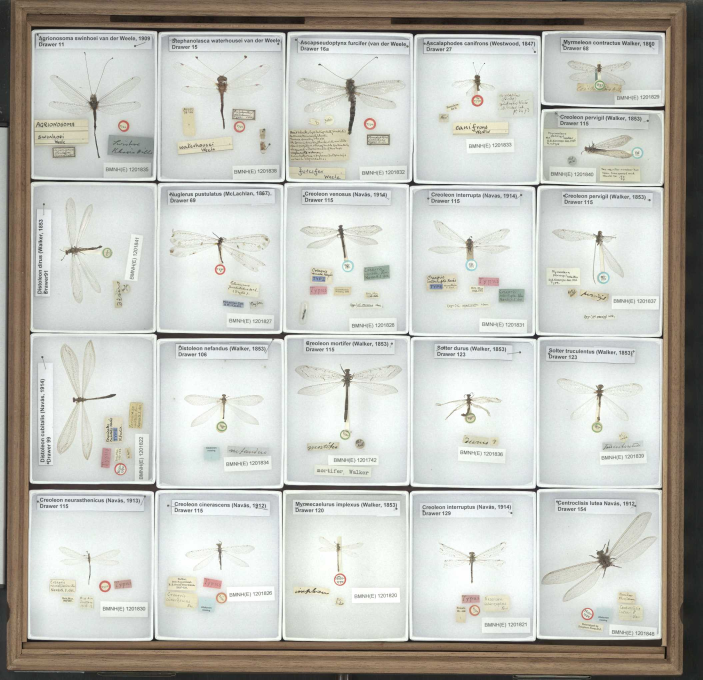
#> input picture images/Drawer 2.jpg, 2108 x 2039 px (shown at 1/3 size)
$ python -i Segmentation.py   (imports and definitions only)
#> lines starting #> are read from the running program, lines starting #| are printed output that depends on the picture
# Class to process specemin template and specemin selection to determine
# best location for bounding boxes
#
# Technology for Nature. British Natural History Museum insect specimen
# segmentation project.
#
# Copyright (C) 2014    Syed Zahir Bokhari, Prof. Michael Terry
#
# This program is free software; you can redistribute it and/or modify
# it under the terms of the GNU General Public License as published by
# the Free Software Foundation; either version 3 of the License, or
# (at your option) any later version.
# This program is distributed in the hope that it will be useful,
# but WITHOUT ANY WARRANTY; without even the implied warranty of
# MERCHANTABILITY or FITNESS FOR A PARTICULAR PURPOSE.  See the
# GNU General Public License for more details.
# You should have received a copy of the GNU General Public License
# along with this program; if not, write to the Free Software Foundation,
# Inc., 51 Franklin Street, Fifth Floor, Boston, MA 02110-1301  USA

from PIL import Image
from numpy import *
from pylab import *
from scipy.ndimage import filters
from math import *
import logging
import random

class SegmentationData:
    _imageFilename = ""
    _imageSize = (0,0)
    _boxes = []
    _boxCount = 0
    _currentBox = None
    _currentBoxId = -1

    _templateBox = (0,0,0,0)
    _template = []
    _templatePositions = []

    pcount = 100
    stepx = 15
    stepy = 15
    scales = [0.75, 1.0, 1.25, 1.5]

    def __init__(self, logfile=None):
        if logfile:
            logging.basicConfig(filename=logfile, level=logging.DEBUG, format="- %(message)s")

        logging.info("Using logfile %s" % logfile)

    def newBox(self):
        self._currentBox = (0,0,0,0)
        self._currentBoxId = self._boxCount

    # [9 lines left out: function goodBox, not called in this run]

    def cancelBox(self):
        self._currentBox = None
        logging.debug("Delete active box #%d" % self._currentBoxId)

    def resetTemplate(self):
        self._templateBox = (0,0,0,0)
        logging.debug("Reset Template")

    def templateBox(self, tplate=None):
        if tplate != None:
            self._templateBox = tplate
        else:
            return self._templateBox

    # [16 lines left out: function confirmTemplate, not called in this run]

    def loadImage(self, fname):
#> called with fname = '../../images/Drawer 2.jpg'
        self._imageFilename = fname
        self.templateBox((0,0,0,0))
        self._boxes = []
        self._currentBox = None
        logging.info("Load image %s" % fname)

        self._image = array(Image.open(fname).convert('L'), dtype='f')/255
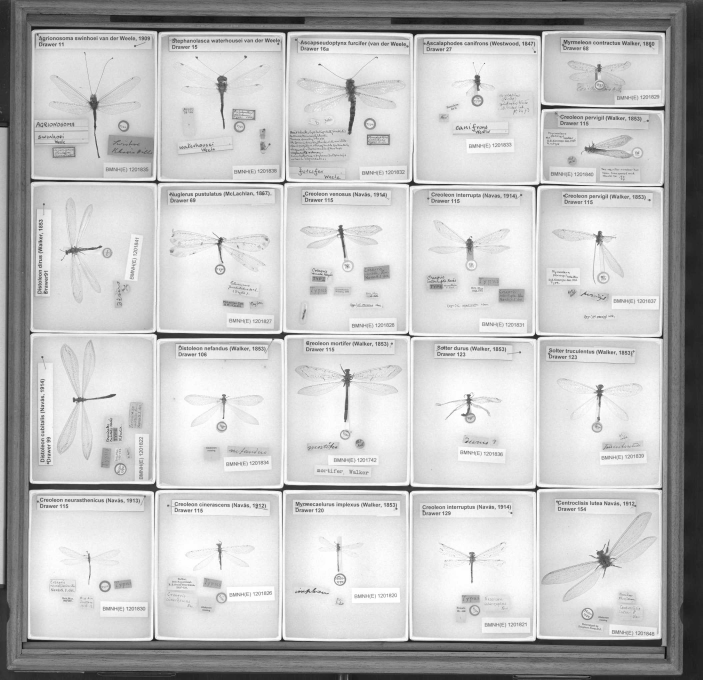
#> self._image: shape (2039, 2108) float32 (shown at 1/3 size); min 0, max 1, mean 0.763
        (h,w) = shape(self._image)
#> h = 2039; w = 2108
        self._imageSize = (w,h)
#> self._imageSize = (2108, 2039)
        im1 = filters.gaussian_filter(self._image, 2)
        im2 = filters.gaussian_filter(self._image, 3)
        im4 = filters.gaussian_filter(self._image, 4)
        im8 = filters.gaussian_filter(self._image, 5)
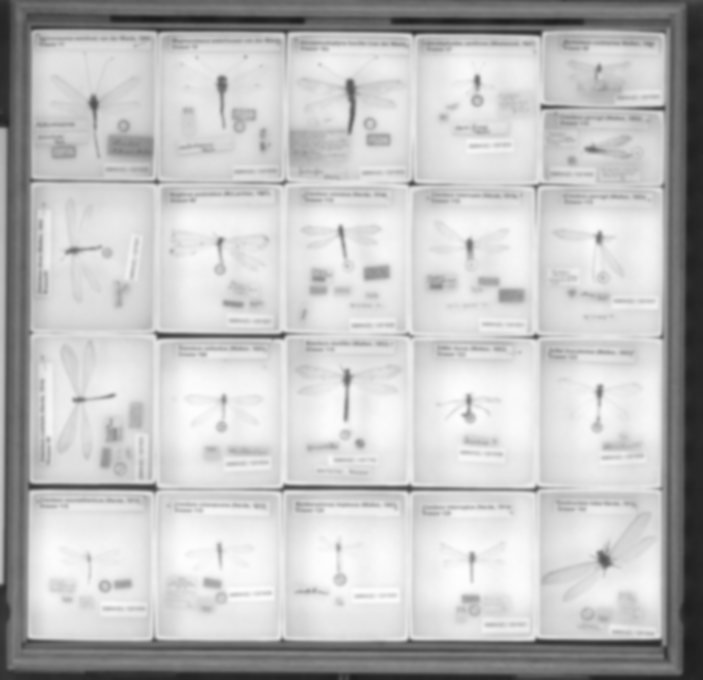
#> im8: shape (2039, 2108) float32 (shown at 1/3 size); min 0.112, max 0.996, mean 0.763

        features = []
        features.append(im1)
        features.append(im2)
        features.append(im4)
        features.append(im8)
        features.append(filters.gaussian_laplace(self._image, 2))
        features.append(filters.gaussian_laplace(self._image, 3))
        features.append(filters.gaussian_laplace(self._image, 4))
        features.append(filters.gaussian_laplace(self._image, 5))
        features.append(filters.sobel(im4, 0))
        features.append(filters.sobel(im8, 0))
        features.append(filters.sobel(im4, 1))
        features.append(filters.sobel(im8, 1))
        self._features = dstack(features)

    # [11 lines left out: function saveCSV, not called in this run]

    def boxes(self):
        return self._boxes

    def getCurrentBox(self):
        return self._currentBox

    # [52 lines left out: functions currentBugClickAt, chooseBox, startCBPan, doCBPan, not called in this run]

    def endCBPan(self):
        self._oldPos = None

    # [30 lines left out: functions startCBResize, doCBResize, not called in this run]

    def endCBResize(self):
        self._oldPos = None

>>> result = SegmentationData().loadImage('../../images/Drawer 2.jpg')

$ run again, on images/G1_166.jpg
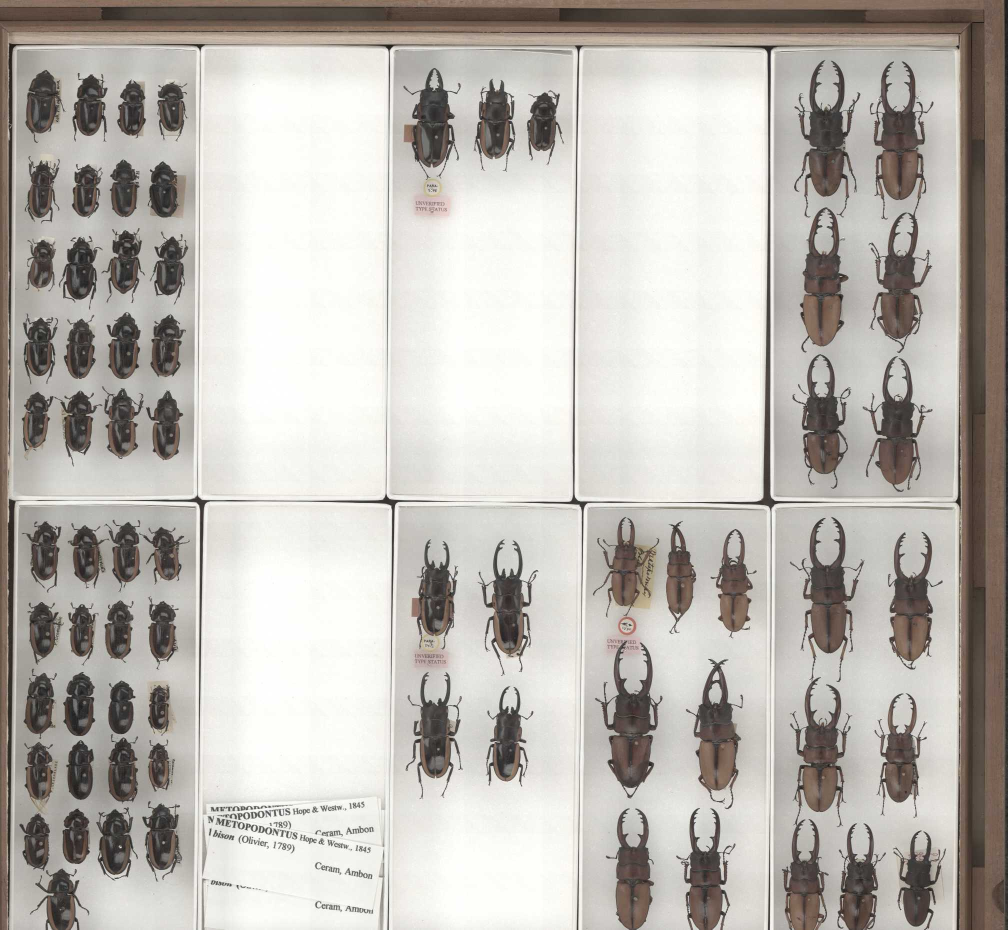
#> input picture images/G1_166.jpg, 2016 x 1859 px (shown at 1/2 size)
#> in loadImage, `im2 = filters.gaussian_filter(self._image, 3)`:
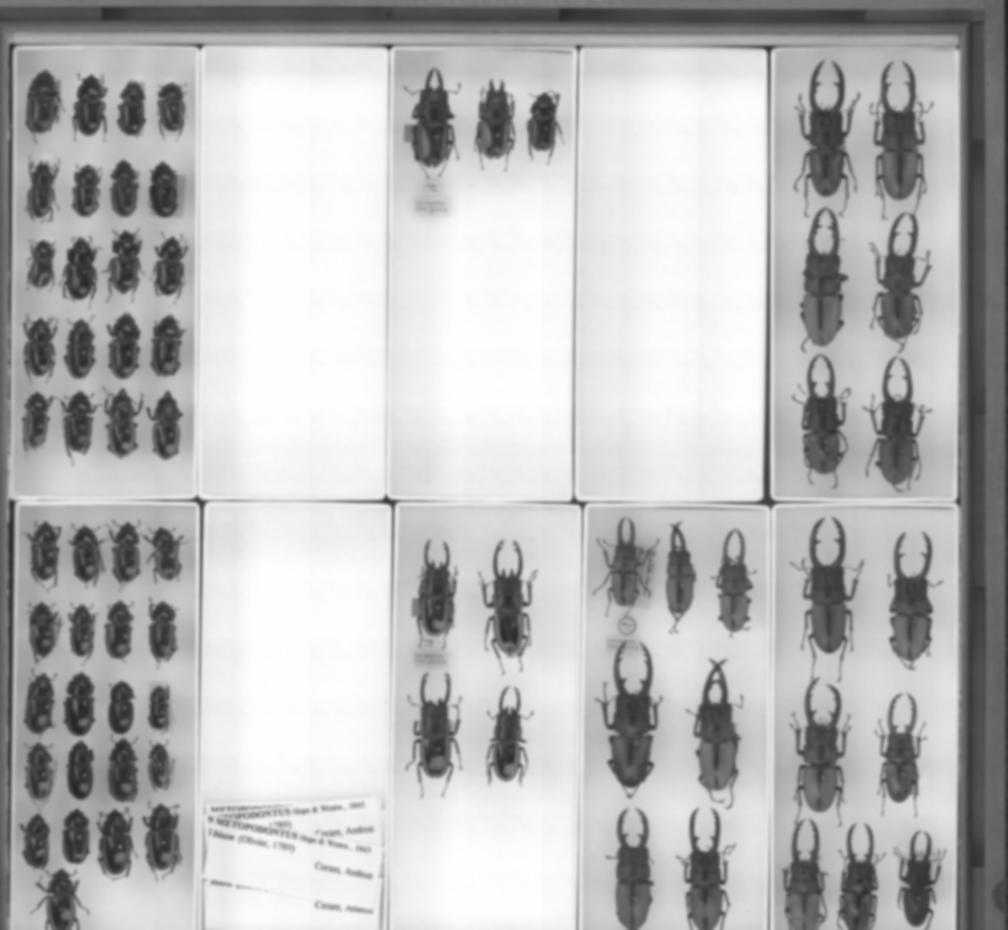
#> im2: shape (1859, 2016) float32 (shown at 1/2 size); min 0.135, max 0.999, mean 0.725

$ run again, on images/G1_167.jpg
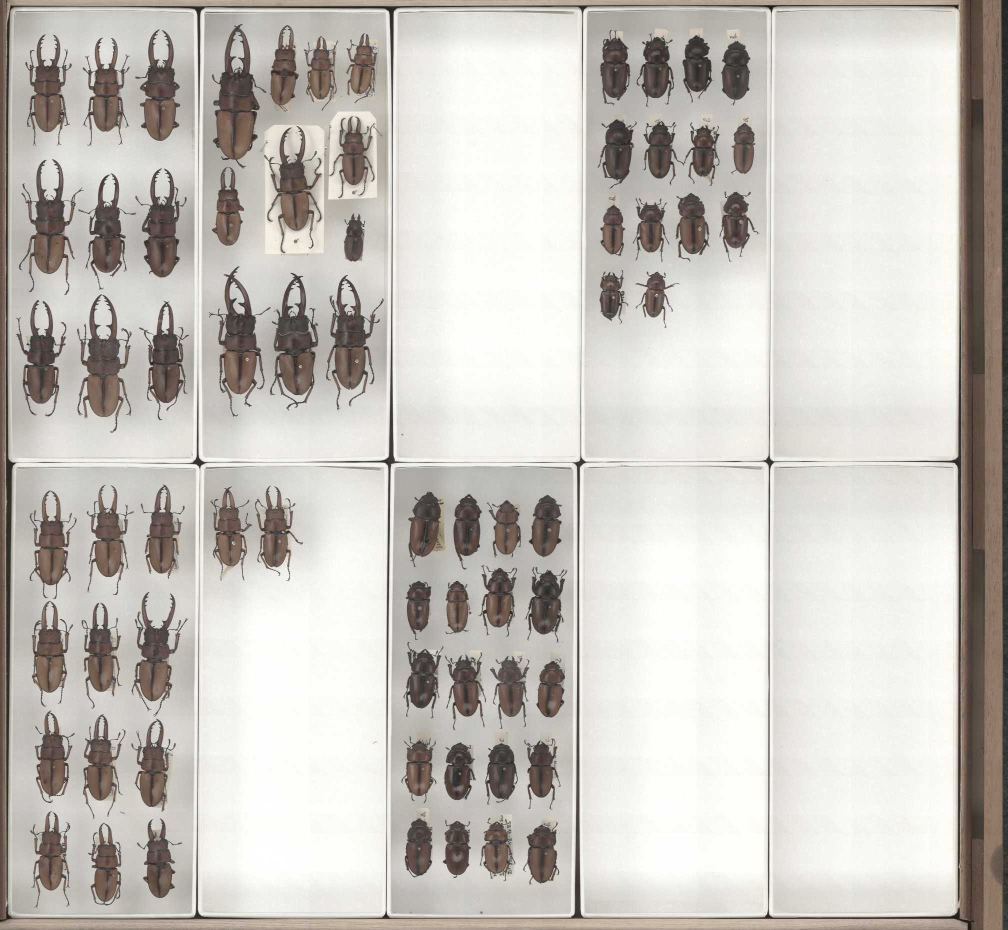
#> input picture images/G1_167.jpg, 2016 x 1859 px (shown at 1/2 size)
#> in loadImage, `im2 = filters.gaussian_filter(self._image, 3)`:
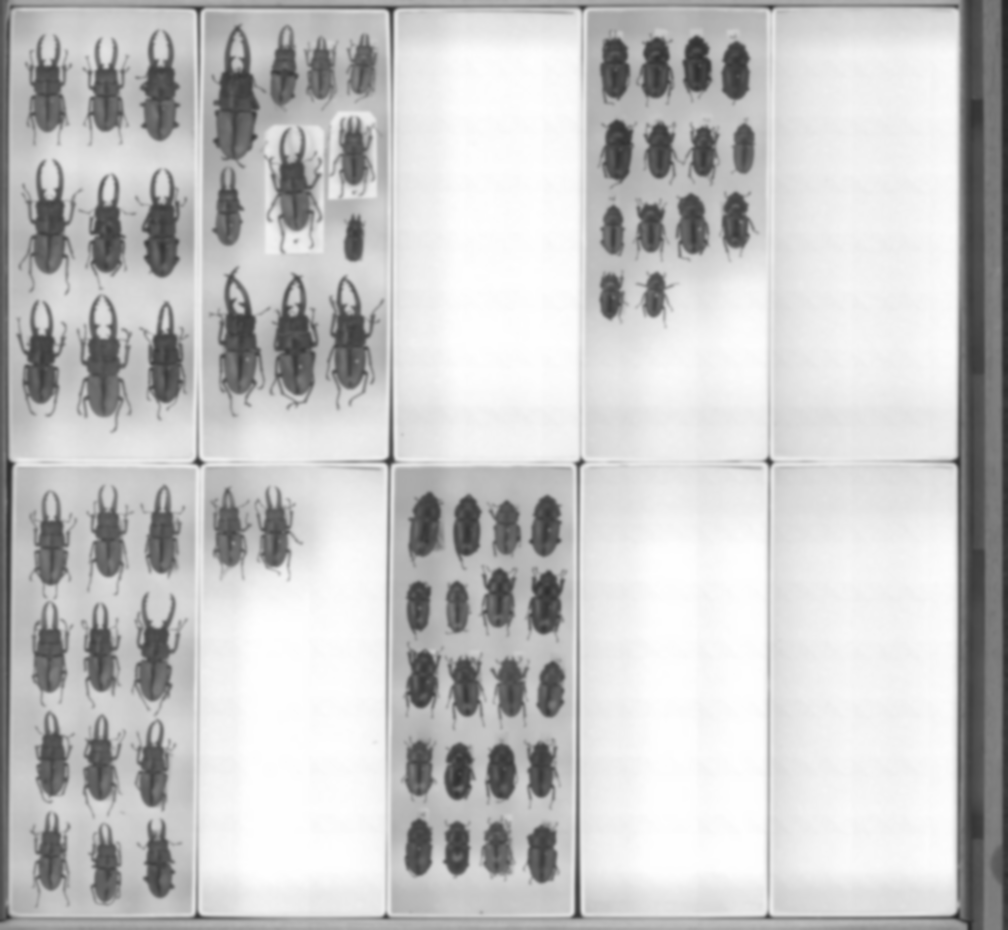
#> im2: shape (1859, 2016) float32 (shown at 1/2 size); min 0.137, max 1, mean 0.772

$ run again, on images/G1_168.jpg
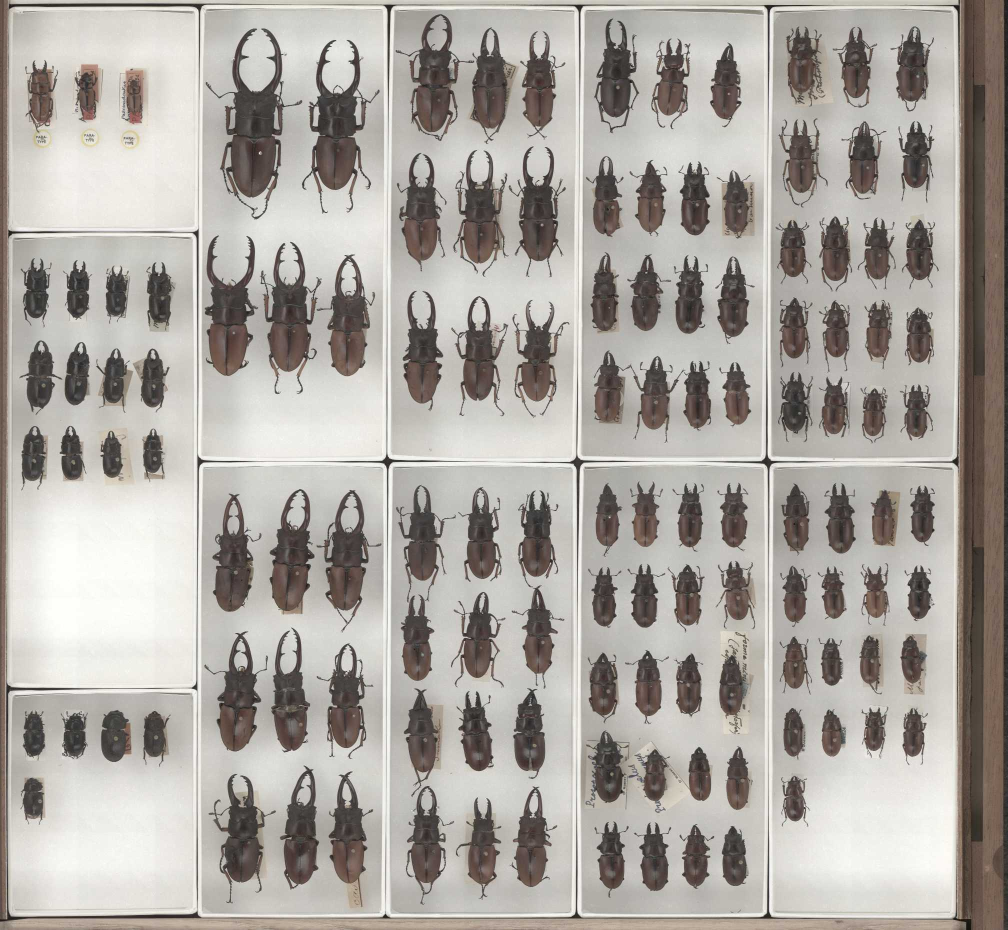
#> input picture images/G1_168.jpg, 2016 x 1859 px (shown at 1/2 size)
#> in loadImage, `im2 = filters.gaussian_filter(self._image, 3)`:
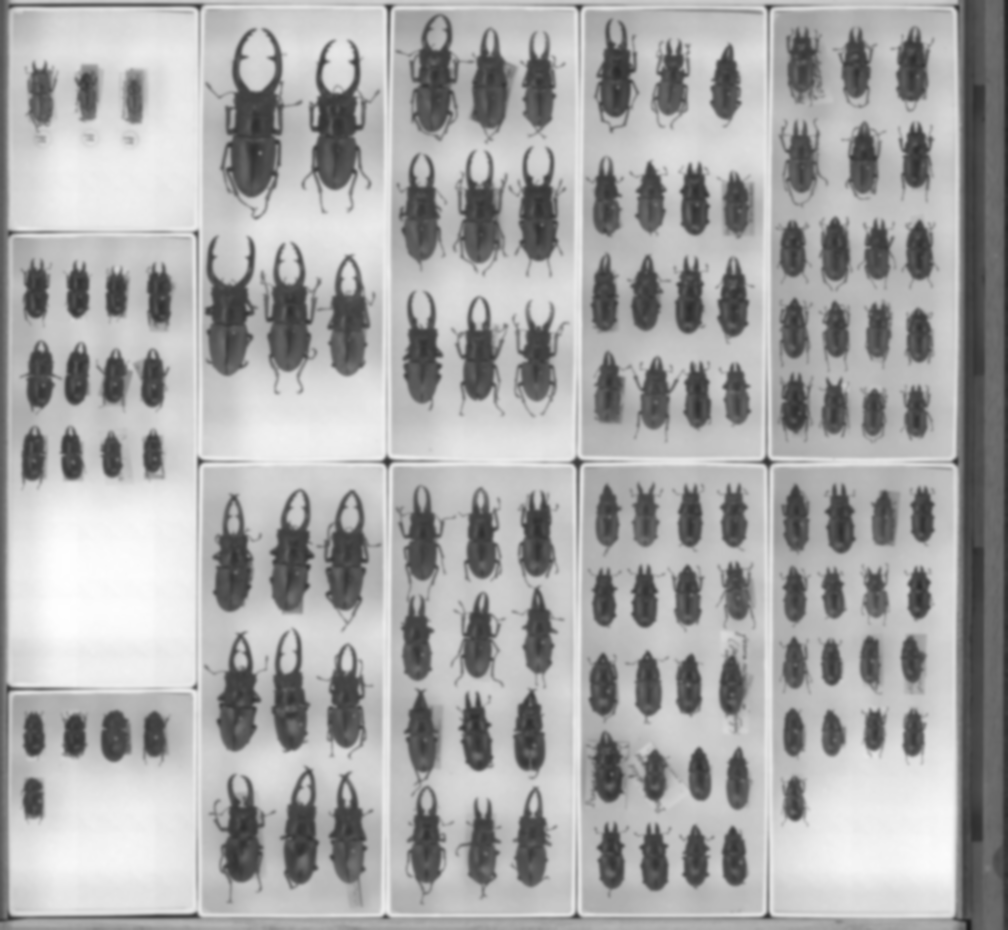
#> im2: shape (1859, 2016) float32 (shown at 1/2 size); min 0.107, max 0.997, mean 0.657
